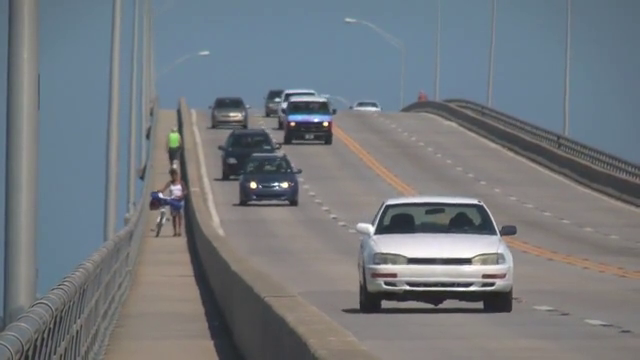
#> input picture frame 91 of TP5/slow_traffic_small.mp4, 640 x 360 px
$ jupyter execute TP5_VPC.ipynb
#> lines starting #> are read from the running program, lines starting #| are printed output that depends on the picture; after the words box and inside, x2 and y2 are one past the last pixel; in counts of white or black regions, pixels touching at a corner belong together; long printed decimals are rounded
[cell 1]
import cv2 as cv
import matplotlib.pyplot as plt
import numpy as np
import time
import random

1 - Implementar el detector de fondo naive usando la mediana como
estimador. El algoritmo debe recibir el parámetro N (cantidad de
frames utilizados para la estimación) y el intervalo de tiempo para
recalcular el fondo.

---

2 - Se deben generar las mascaras de foreground y aplicarlas a los frames
para segmentar los objetos en movimiento.

---

3 - Comparar con alguno de los métodos vistos en la practica basados en
mezcla de gaussianas

[cell 2]
max_int=np.iinfo(np.intp).max
filename = 'slow_traffic_small.mp4'

# Punto 1

[cell 3]
def calculate_background(filename = 'vtest.avi',n_frames=max_int,time_limit=max_int,show_images=False):

    # Abrimos el archivo
    #-------------------
#> called with filename = 'slow_traffic_small.mp4', n_frames = 9223372036854775807, time_limit = 9223372036854775807, show_images = False
    capture = cv.VideoCapture(filename)

    if not capture.isOpened:
        print('Falla al abrir el archivo: ' + filename)
        exit(0)

    frames=[]
    counter=0
    start = time.time()
    while counter<n_frames:
        # Leemos un frame
        ret, frame = capture.read()
#> frame is the input picture: shape (360, 640, 3); mean B, G, R 126.6, 121.2, 115.7
        if frame is None:
            break

        # Escribimos sobre la imagen el número de frame procesado
        cv.rectangle(frame, (10, 2), (100,20), (255,255,255), -1)
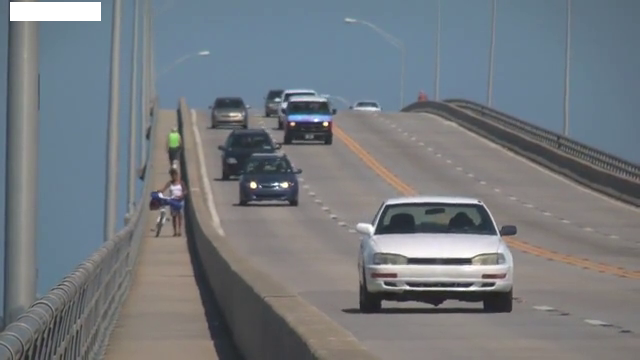
#> frame: shape (360, 640, 3); 0.75% of pixels changed, all inside (x1, y1, x2, y2) = (10, 2, 101, 21)
        cv.putText(frame, str(capture.get(cv.CAP_PROP_POS_FRAMES)), (15, 15),
                   cv.FONT_HERSHEY_SIMPLEX, 0.5 , (0,0,0))
#> frame: shape (360, 640, 3); 0.04% of pixels changed, all inside (x1, y1, x2, y2) = (17, 5, 50, 16)
        frames.append(frame)
        # mostramos frame original e imagen binaria background/foreground
        if(counter%10==0 and show_images):
            #cv.imshow('Frame', frame)
            plt.imshow(cv.cvtColor(frame, cv.COLOR_BGR2RGB), cmap='gray')
            plt.show()

        # Corresmos hasta que llegue el tiempo  o la cantidad de frames
        counter+=1
        time_passed = time.time()-start
        if(time_passed>time_limit):
            break
        keyboard = cv.waitKey(30)
#> (key Esc is pressed here)
        if keyboard == 'q' or keyboard == 27:
            break

    cv.destroyAllWindows()
    capture.release()

    total_time = time.time()-start
    print(f"Time taken: {total_time} seconds")

    median=np.median(frames,axis=0).astype(dtype=np.uint8)

    return median,frames

[cell 4]
background,frames=calculate_background(n_frames=max_int,time_limit=max_int,show_images=False,filename = filename)
#> frames = 1 item

[cell 5]
plt.imshow(cv.cvtColor(background, cv.COLOR_BGR2RGB), cmap='gray')
plt.show()

# Punto 2

[cell 6]
def applyBackSubNaive(background,filename = 'vtest.avi',output_path = 'C:\\Users\\Colo\\Downloads\\Ejemplo1.avi',show_images=False):

    # Abrimos el archivo
    #-------------------

#> called with filename = 'slow_traffic_small.mp4', output_path = 'C:\\Users\\Colo\\Downloads\\Ejemplo1.avi', show_images = False
    start = time.time()

    capture = cv.VideoCapture(filename)

    if not capture.isOpened:
        print('Falla al abrir el archivo: ' + filename)
        exit(0)


    fourcc = cv.VideoWriter_fourcc('m', 'p', '4', 'v')

    output = cv.VideoWriter(output_path,fourcc,capture.get(cv.CAP_PROP_FPS),(int(capture.get(3)), int(capture.get(4))),False)

    dFrames=[]
    counter=0
    start = time.time()
    while True:
        # Leemos un frame
        ret, frame = capture.read()
        if frame is None:
            break

        frameGray = cv.cvtColor(frame, cv.COLOR_BGR2GRAY)
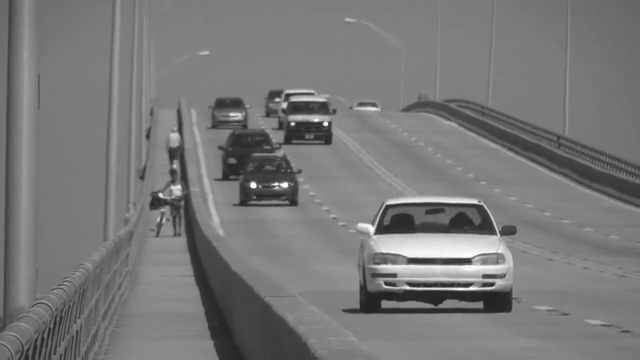
#> frameGray: shape (360, 640); min 30, max 255, mean 120.1
        backgroundGray=cv.cvtColor(background, cv.COLOR_BGR2GRAY)

        dframe = cv.absdiff(frameGray, backgroundGray)
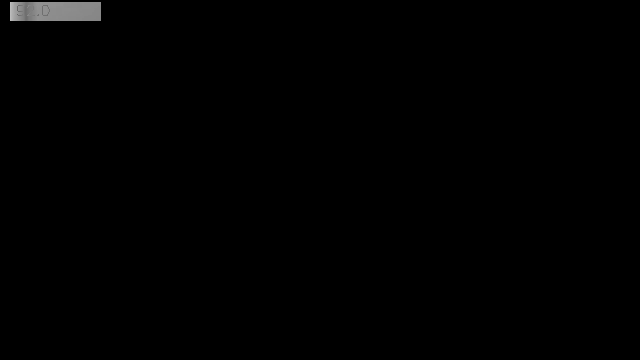
#> dframe: shape (360, 640); min 0, max 189, mean 1

        th, dframeT = cv.threshold(dframe, 35, 255, cv.THRESH_BINARY)
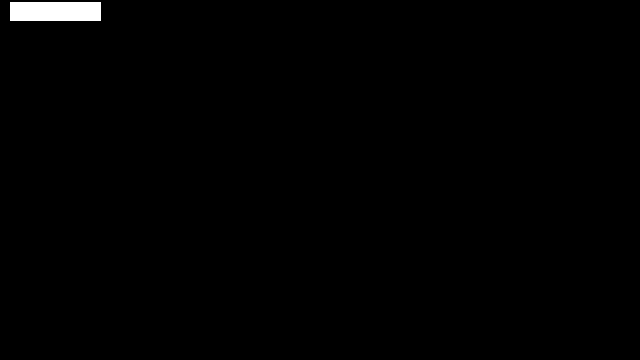
#> dframeT: shape (360, 640); 0.75% white; 1 white region, box (x1, y1, x2, y2) and area: (10, 2, 101, 21) 1729

        dFrames.append(dframeT)


        # Escribimos sobre la imagen el número de frame procesado
        cv.rectangle(frame, (10, 2), (100,20), (255,255,255), -1)
        cv.putText(frame, str(capture.get(cv.CAP_PROP_POS_FRAMES)), (15, 15),
                   cv.FONT_HERSHEY_SIMPLEX, 0.5 , (0,0,0))
        # mostramos frame original e imagen binaria background/foreground
        if(counter%10==0 and show_images):
            #cv.imshow('FG Mask', fgMask)
            plt.imshow(dframeT, cmap='gray')
            plt.show()

        # Corresmos hasta que llegue el tiempo  o la cantidad de frames
        counter+=1
        time_passed = time.time()-start
        output.write(dframeT)
        keyboard = cv.waitKey(30)
#> (key Esc is pressed here)
        if keyboard == 'q' or keyboard == 27:
            break

    total_time = time.time()-start
    print(f"Time taken: {total_time} seconds")

    cv.destroyAllWindows()
    capture.release()


    return dFrames

[cell 7]
dFrames=applyBackSubNaive(background,show_images=False,filename = filename)
#> dFrames = 1 item

# Punto 3

[cell 8]
np.array(frames).shape
#> Out = (1, 360, 640, 3)

[cell 9]
quantityOfObjects=3

[cell 10]
def applyBackSub(filename = 'vtest.avi',method='MOG2'):

#> called with filename = 'slow_traffic_small.mp4', method = 'MOG2'
    start = time.time()
    if method == 'MOG2':
        backSub = cv.createBackgroundSubtractorMOG2()
    else:
        backSub = cv.createBackgroundSubtractorKNN()
        #backSub = cv.createBackgroundSubtractorKNN(detectShadows = True)
    # Abrimos el archivo
    #-------------------

    capture = cv.VideoCapture(filename)


    fgMasks=[]
    if not capture.isOpened:
        print('Falla al abrir el archivo: ' + filename)
        exit(0)

    # Corremos la sustraccion
    #------------------------
    while True:
        # Leemos un frame
        ret, frame = capture.read()
        if frame is None:
            break

        # Aplicamos la sustracción al frame leído
        #----------------------------------------
        fgMask = backSub.apply(frame)
#> fgMask: shape (360, 640); every value is 127
        fgMasks.append(fgMask)

        # Escribimos sobre la imagen el número de frame procesado
        cv.rectangle(frame, (10, 2), (100,20), (255,255,255), -1)
        cv.putText(frame, str(capture.get(cv.CAP_PROP_POS_FRAMES)), (15, 15),
                   cv.FONT_HERSHEY_SIMPLEX, 0.5 , (0,0,0))

        # Corresmos hasta que termine o apriete escape
        keyboard = cv.waitKey(30)
#> (key Esc is pressed here)
        if keyboard == 'q' or keyboard == 27:
            break

    time_passed = time.time()-start
    print(f"Time taken: {time_passed} seconds")
    cv.destroyAllWindows()
    capture.release()
    return fgMasks,backSub

[cell 11]
mogMasks,mogbackSub=applyBackSub(filename = filename, method='MOG2')
#> mogMasks = 1 item

[cell 12]
knnMasks,knnbackSub=applyBackSub(filename = filename, method='KNN')
#> in applyBackSub (call 2), `fgMask = backSub.apply(frame)`: fgMask: shape (360, 640); every value is 255
#> (key Enter is pressed here)
#| Time taken: 0.1581 seconds
#> knnMasks = 3 items

[cell 13]
objectsToCompare= [int(np.quantile(list(range(len(frames))), i/quantityOfObjects)) for i in range(1,quantityOfObjects+1)]
#> objectsToCompare = [0, 0, 0]

[cell 14]
fig, ax = plt.subplots(quantityOfObjects, 4, figsize=(70,50))
cols = ["Frame Original","Usando mediana","MOG2","KNN"]

for i,obj in enumerate(objectsToCompare):
    ax[i][0].imshow(cv.cvtColor(frames[obj], cv.COLOR_BGR2RGB), cmap='gray')
    ax[i][1].imshow(cv.cvtColor(dFrames[obj], cv.COLOR_BGR2RGB), cmap='gray')
    ax[i][2].imshow(cv.cvtColor(mogbackSub.apply(frames[obj]),cv.COLOR_BGR2RGB),cmap='gray')
    ax[i][3].imshow(cv.cvtColor(knnbackSub.apply(frames[obj]),cv.COLOR_BGR2RGB),cmap='gray')
#> this loop made 3 passes

for axi, col in zip(ax[0], cols):
    axi.set_title(col)
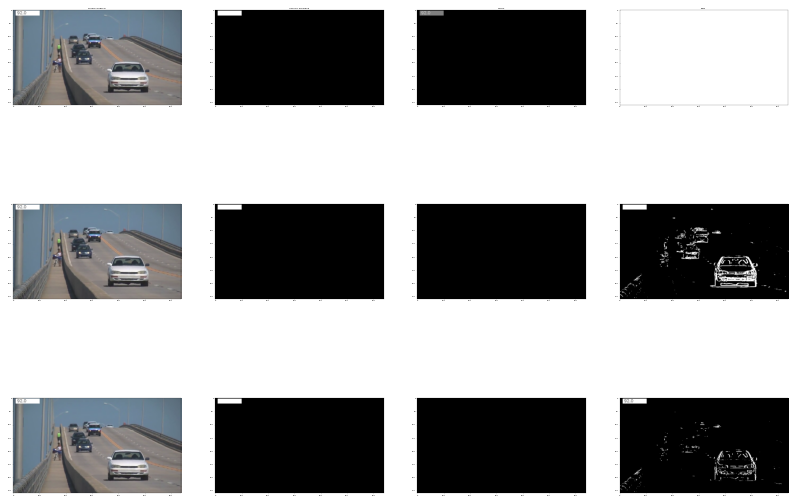
#> figure drawn by matplotlib, 12 panels

$ run again, starting later in the video
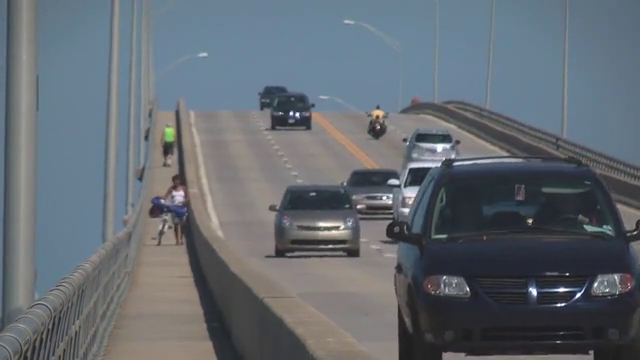
#> input picture frame 411 of TP5/slow_traffic_small.mp4, 640 x 360 px
#> in calculate_background, frame is the input picture: shape (360, 640, 3); mean B, G, R 113.8, 106.6, 99.3
#> in calculate_background, `cv.rectangle(frame, (10, 2), (100,20), (255,255,255), -1)`:
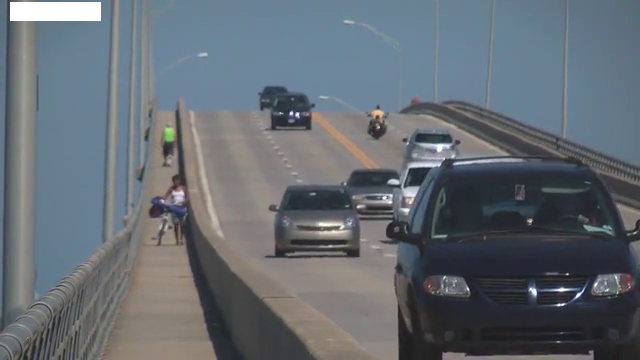
#> frame: shape (360, 640, 3); 0.75% of pixels changed, all inside (x1, y1, x2, y2) = (10, 2, 101, 21)
#> frames = 1 item
#> in applyBackSubNaive, `frameGray = cv.cvtColor(frame, cv.COLOR_BGR2GRAY)`:
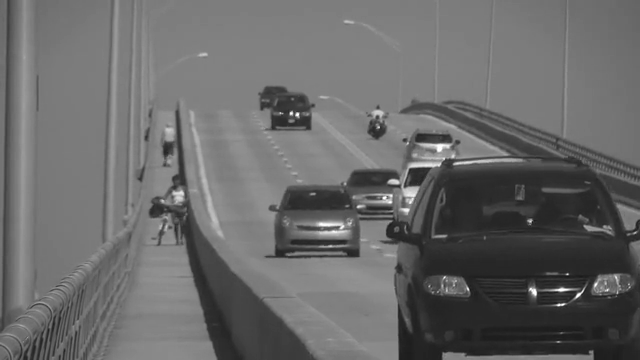
#> frameGray: shape (360, 640); min 22, max 255, mean 105.2
#> dframeT: shape (360, 640); 0.75% white; 1 white region, box (x1, y1, x2, y2) and area: (10, 2, 101, 21) 1729
#> fgMask: shape (360, 640); every value is 127
#> fgMask: shape (360, 640); every value is 255
#| Time taken: 0.1869 seconds
#> knnMasks = 3 items
#> objectsToCompare = [0, 0, 0]
#> the loop `for i,obj in enumerate(objectsToCompare):` made 3 passes

$ run again, starting later in the video
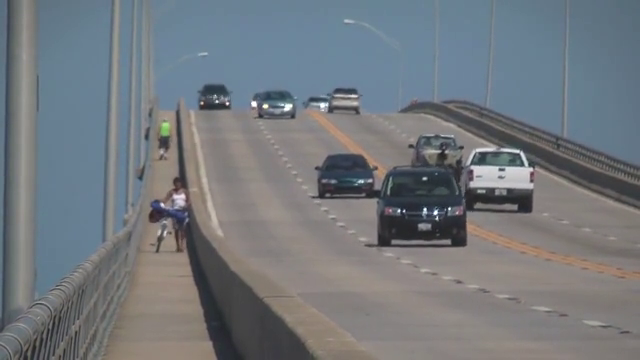
#> input picture frame 731 of TP5/slow_traffic_small.mp4, 640 x 360 px
#> in calculate_background, frame is the input picture: shape (360, 640, 3); mean B, G, R 125.5, 120.3, 115.1
#> in calculate_background, `cv.rectangle(frame, (10, 2), (100,20), (255,255,255), -1)`:
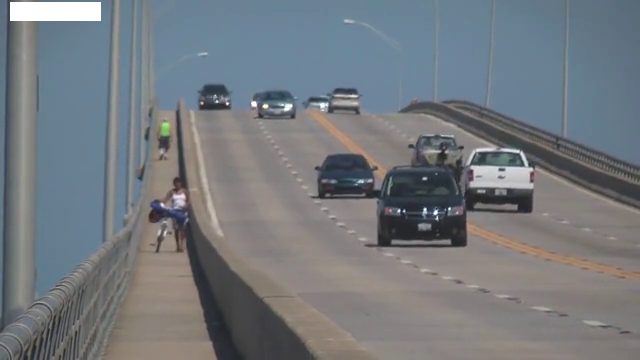
#> frame: shape (360, 640, 3); 0.75% of pixels changed, all inside (x1, y1, x2, y2) = (10, 2, 101, 21)
#> frames = 1 item
#> in applyBackSubNaive, `frameGray = cv.cvtColor(frame, cv.COLOR_BGR2GRAY)`:
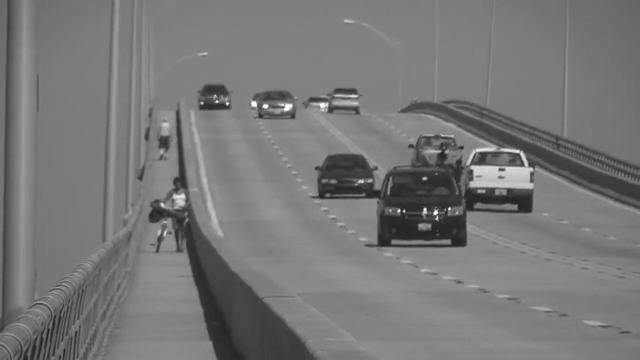
#> frameGray: shape (360, 640); min 32, max 255, mean 119.3
#> dframeT: shape (360, 640); 0.75% white; 1 white region, box (x1, y1, x2, y2) and area: (10, 2, 101, 21) 1729
#> fgMask: shape (360, 640); every value is 127
#> fgMask: shape (360, 640); every value is 255
#| Time taken: 0.2186 seconds
#> knnMasks = 3 items
#> objectsToCompare = [0, 0, 0]
#> the loop `for i,obj in enumerate(objectsToCompare):` made 3 passes
